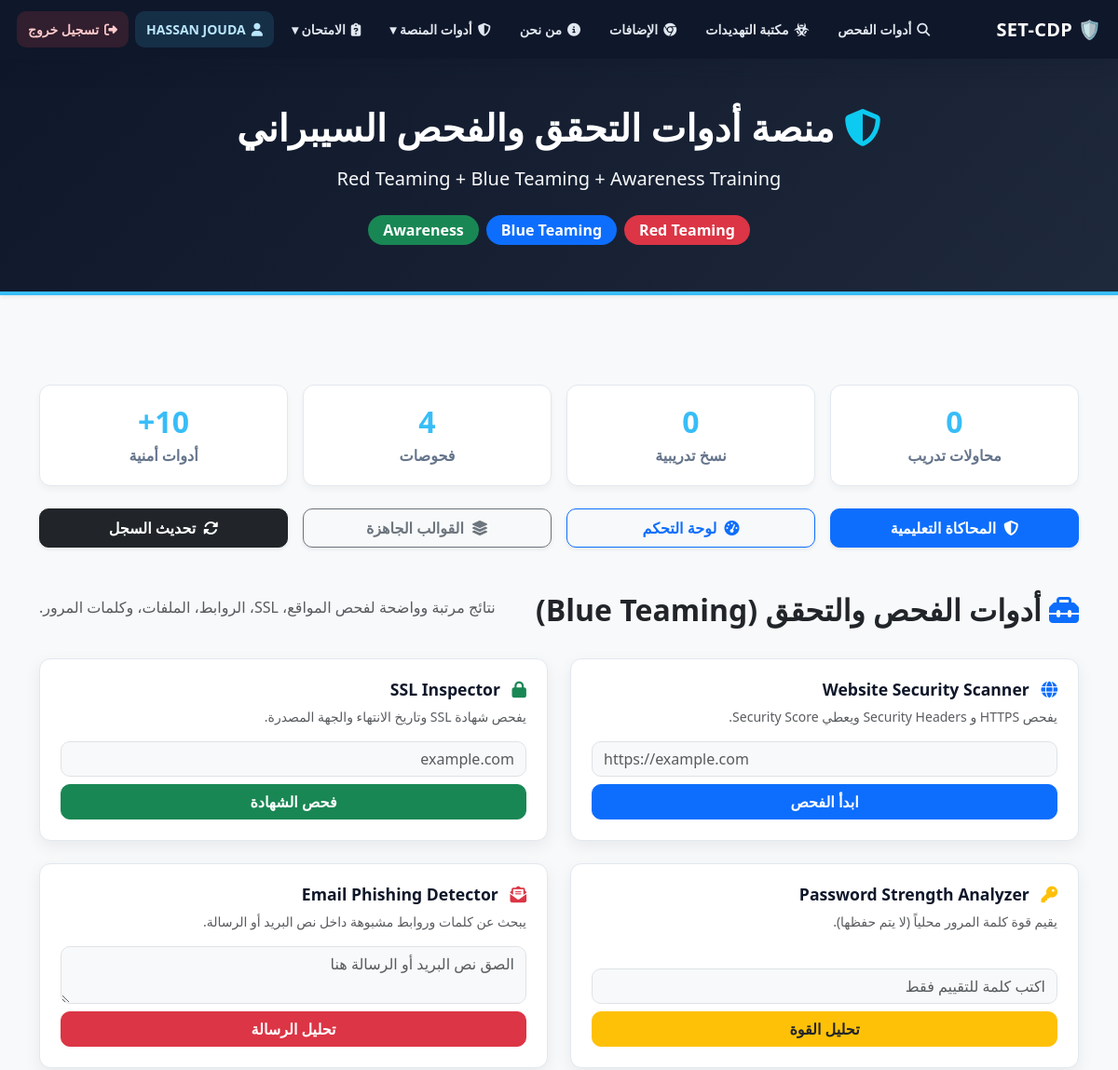
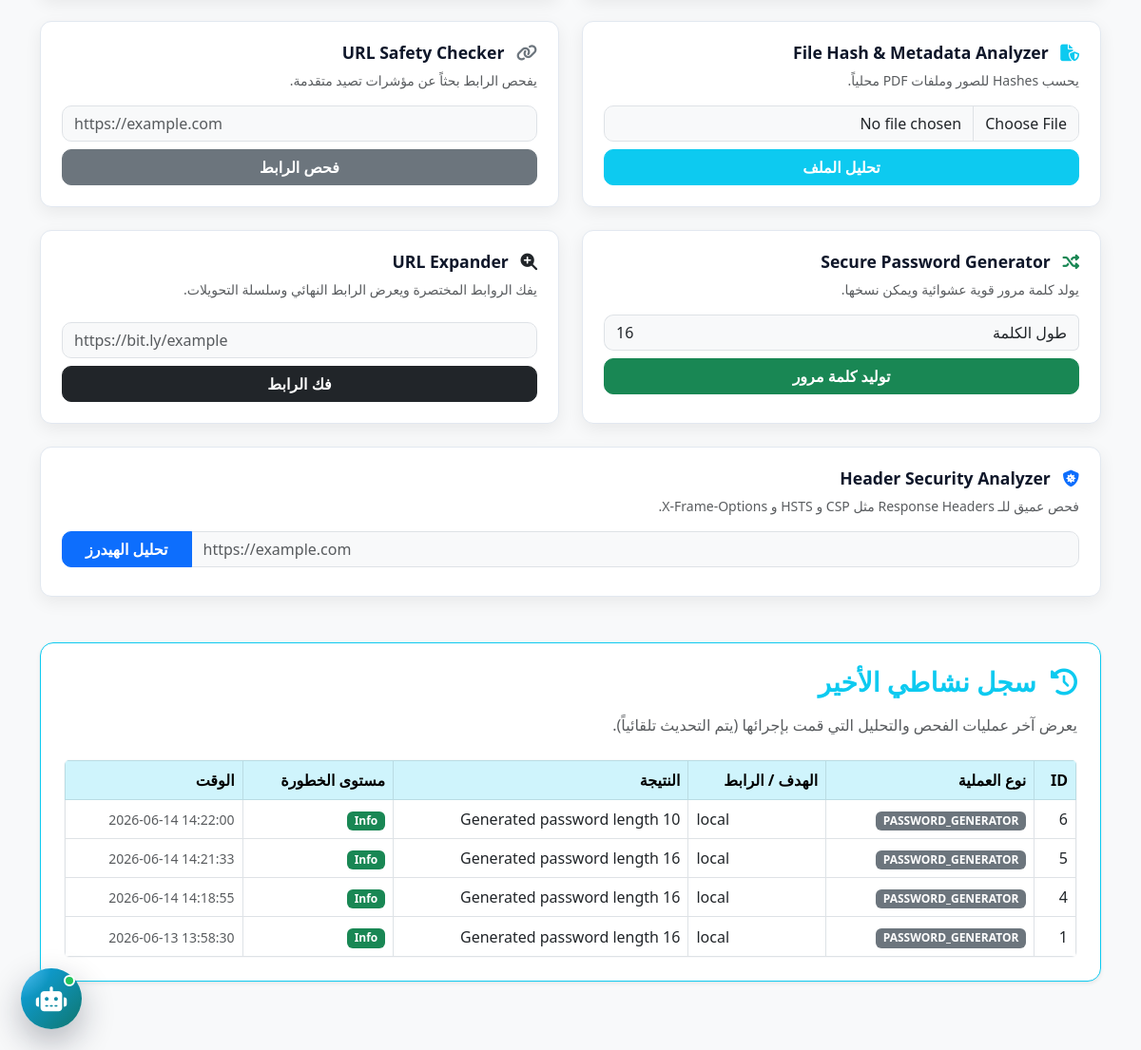
Before: / (signed in) with the older database file (2 pictures, top to bottom).
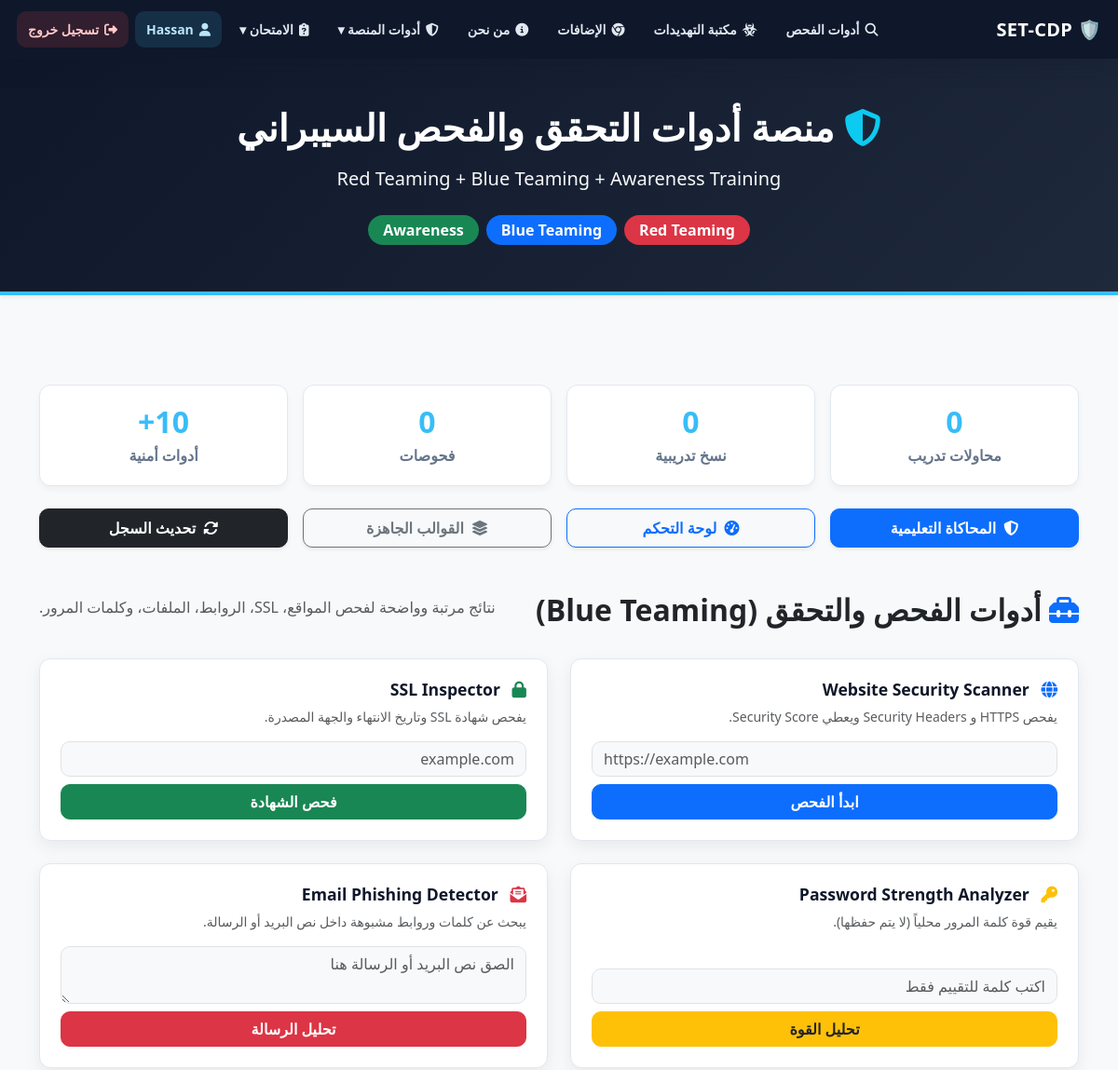
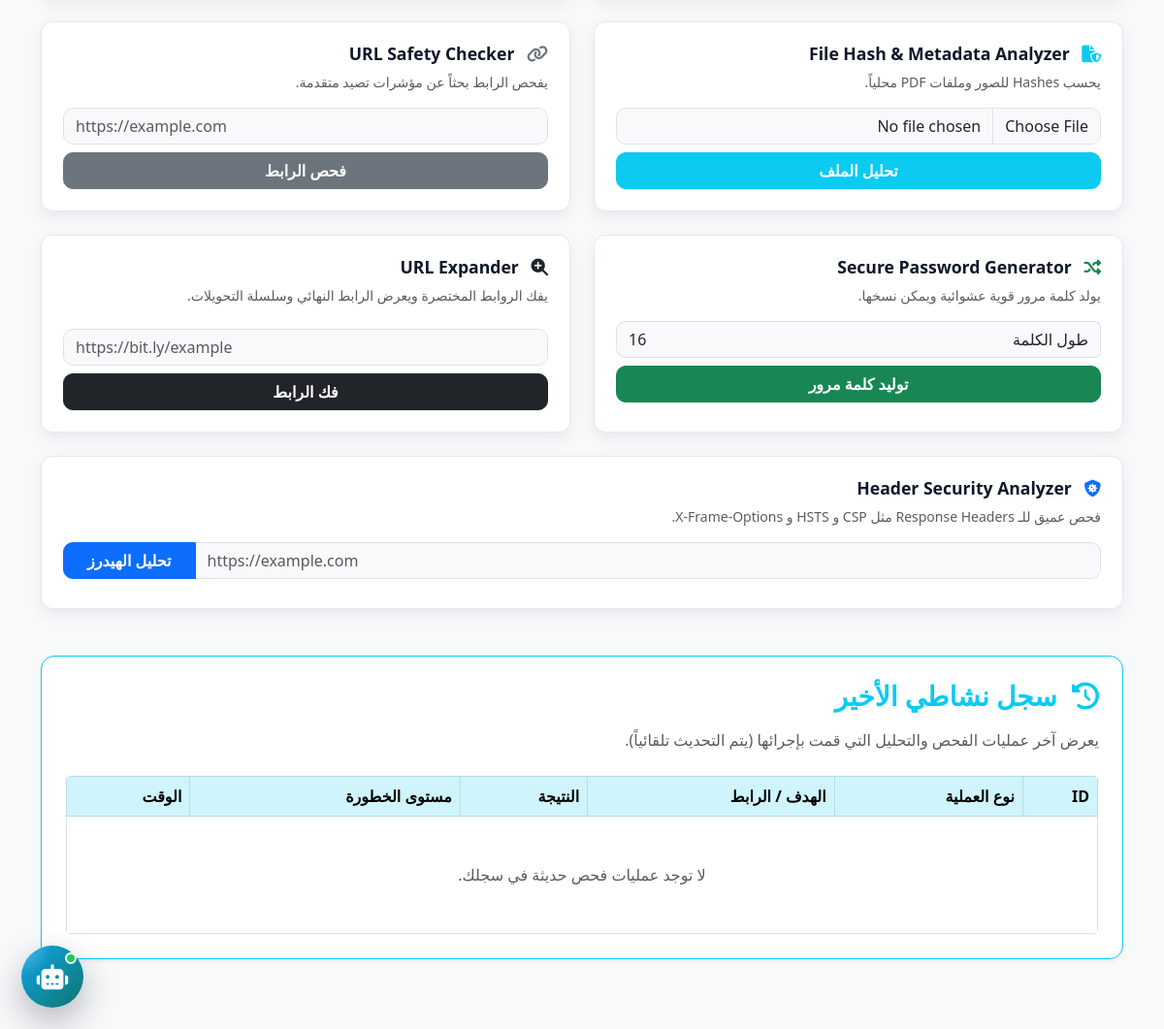
After: the same page with the newer database file (2 pictures, top to bottom).
### tables this page shows
CREATE TABLE scan_history (
        id INTEGER PRIMARY KEY AUTOINCREMENT,
        scan_type TEXT,
        target TEXT,
        result_summary TEXT,
        risk_level TEXT,
        timestamp TEXT,
        user_id INTEGER
    );

### app.py (the view)
@app.route('/')
def index():
    conn = get_db()
    user_id = session.get("user_id")
    scans = []
    if user_id:
        if session.get("role") == "admin":
            scans = conn.execute("""
                SELECT scan_history.*, users.username AS owner_username
                FROM scan_history
                LEFT JOIN users ON scan_history.user_id = users.id
                ORDER BY scan_history.id DESC LIMIT 15
            """).fetchall()
        else:
            scans = conn.execute("SELECT * FROM scan_history WHERE user_id = ? ORDER BY id DESC LIMIT 15", (user_id,)).fetchall()
    conn.close()
    return render_template('index.html', scans=scans)

### app.py (called while the page is built)
def get_db():
    conn = sqlite3.connect(DB_PATH)
    conn.row_factory = sqlite3.Row
    return conn

### templates/index.html (shortened to what the changed rows need)
<!DOCTYPE html>
<html lang="ar" dir="rtl">
<head>
  <link href="https://cdn.jsdelivr.net/npm/bootstrap@5.3.0/dist/css/bootstrap.rtl.min.css" rel="stylesheet">
  <link rel="stylesheet" href="https://cdnjs.cloudflare.com/ajax/libs/font-awesome/6.4.0/css/all.min.css">
  <link rel="stylesheet" href="/static/style.css">
</head>
<body class="bg-light">
{% include 'base_nav.html' %}
<header class="hero text-center mb-5 shadow-sm">
  <div class="container">
    <h1 class="fw-bold mb-3"><i class="fas fa-shield-alt text-info"></i> منصة أدوات التحقق والفحص السيبراني</h1>
  </div>
</header>
<main class="container py-5">
  <section class="row g-3 mb-4">
    <div class="col-md-3"><div class="stat-card"><h3 id="statScans">{{ scans|length if scans is defined else 0 }}</h3><span>فحوصات</span></div></div>
  </section>
  <div class="section-head mt-5 mb-4 text-center">
    <h2 class="fw-bold text-dark"><i class="fas fa-toolbox text-primary"></i> أدوات الفحص والتحقق (Blue Teaming)</h2>
  </div>
  {% if session.get('user_id') %}
  <section class="card shadow-sm mt-5 mb-4 border-info" style="border-radius: 14px;">
    <div class="card-body p-4">
      <div class="table-responsive rounded border border-light">
        <table class="table table-bordered table-hover align-middle mb-0">
          <thead class="table-info text-secondary">
            <tr>
              <th>ID</th>
              <th>نوع العملية</th>
              <th>الهدف / الرابط</th>
              <th>النتيجة</th>
              <th>مستوى الخطورة</th>
              <th>الوقت</th>
            </tr>
          </thead>
          <tbody id="historyBody">
            {% for s in scans %}
            <tr>
              <td>{{ s.id }}</td>
              <td><span class="badge bg-secondary">{{ s.scan_type | upper }}</span></td>
              <td class="text-break" style="max-width: 250px;" dir="ltr">{{ s.target }}</td>
              <td>{{ s.result_summary }}</td>
              <td>
                <span class="badge
                  {% if s.risk_level in ['Critical', 'High Risk', 'Insecure', 'Error', 'Weak'] %}bg-danger
                  {% elif s.risk_level in ['Moderate', 'Medium Risk', 'Suspicious', 'Expiring Soon', 'Medium'] %}bg-warning text-dark
                  {% else %}bg-success{% endif %}">
                  {{ s.risk_level }}
                </span>
              </td>
              <td><small class="text-muted" dir="ltr">{{ s.timestamp }}</small></td>
            </tr>
            {% else %}
            <tr>
              <td colspan="{% if session.get('role') == 'admin' %}7{% else %}6{% endif %}" class="text-center text-muted py-5">
                لا توجد عمليات فحص حديثة في سجلك.
              </td>
            </tr>
            {% endfor %}
          </tbody>
        </table>
      </div>
    </div>
  </section>
  {% endif %}
</main>
</body>
</html>

Changed rows visible on the page:
no longer on this page (row edited): scan_history: id "6", scan_type "PASSWORD_GENERATOR", target "local", result_summary "Generated password length 10", risk_level "Info", timestamp "2026-06-14 14:22:00"
no longer on this page (row edited): scan_history: id "5", scan_type "PASSWORD_GENERATOR", target "local", result_summary "Generated password length 16", risk_level "Info", timestamp "2026-06-14 14:21:33"
no longer on this page (row edited): scan_history: id "4", scan_type "PASSWORD_GENERATOR", target "local", result_summary "Generated password length 16", risk_level "Info", timestamp "2026-06-14 14:18:55"
no longer on this page (row edited): scan_history: id "1", scan_type "PASSWORD_GENERATOR", target "local", result_summary "Generated password length 16", risk_level "Info", timestamp "2026-06-13 13:58:30"
Other visible differences:
{{ session.get('full_name') or session.get('username') }}: "HASSAN JOUDA" → "Hassan"
{{ scans|length if scans is defined else 0 }}: "4" → "0"
text now shown: "لا توجد عمليات فحص حديثة في سجلك."
